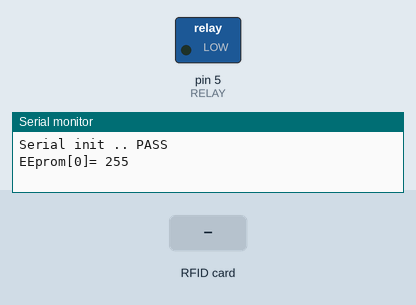
Recording of a sketch running on a simulated Arduino Uno, built for the host (arithmetic inside an expression is 32-bit, double 64-bit). Shown: switched loads named in the sketch (green lamp = pin HIGH), the last lines printed to the serial monitor. Inputs (shaded band) come from the test bench. EEPROM starts erased.

Above: at 1.2 s.
1.3 s: RFID card 5E 7A 19 C4 held to the reader
At 1.8 s:
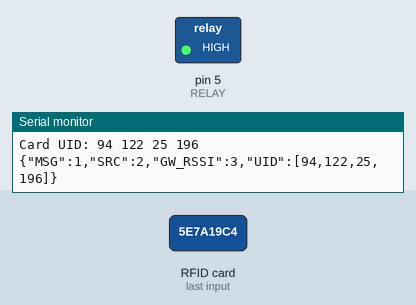
Timing chart, 0 to 4.3 s (numbered marks = the images above; inputs shaded):
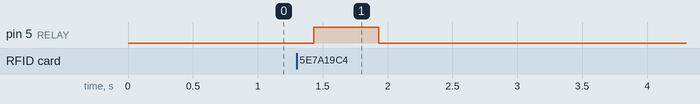

The sketch:

capteur_rfid.ino
```cpp
// Librairie de gestion RFID
#include "MFRC522.h"


// Broche commandant le relai
#define RELAY 5

//=== https://github.com/esp8266/Arduino/tree/master/libraries/EEPROM/examples
#include <EEPROM.h>
//This is a bit different from standard EEPROM class.
//You need to call EEPROM.begin(size) before you start reading or writing,
//size being the number of bytes you want to use. Size can be anywhere between 4 and 4096 bytes.
//EEPROM.write does not write to flash immediately, instead you must call
//EEPROM.commit() whenever you wish to save changes to flash. EEPROM.end() will also commit,
//and will release the RAM copy of EEPROM contents.
//EEPROM library uses one sector of flash located just after the SPIFFS.

// Copyright Benoit Blanchon 2014-2017 // MIT License // Arduino JSON library
// https://bblanchon.github.io/ArduinoJson/
#include <ArduinoJson.h>


// DÃ©finition de la broche SS (Select) qui va Ãªtre utilisÃ© pour sÃ©lectionner
// Le chip -RC522
#define SS_PIN  15
//------ Broche pilotant le reset du chip RC522
#define RST_PIN  16 // RST-PIN for RC522 - RFID - SPI - Modul GPIO5

MFRC522 mfrc522(SS_PIN, RST_PIN); // Create MFRC522 instance


void setup()
{
Serial.begin(9600);    // Initialize serial communications
EEPROM.begin(512);

SPI.begin();           // Init SPI bus
mfrc522.PCD_Init();    // Init MFRC522
Serial.println ("Serial init .. PASS");
// Configuration PIN de commande du relai
pinMode(RELAY, OUTPUT);
digitalWrite(RELAY, LOW);


Serial.print("EEprom[0]= ");
Serial.println(EEPROM.read(0));

// ATTENTION : Le nombre d'Ã©criture en EEPROM est limitÃ© env 500K Ã  1000 K
//Serial.print("Try to write 0x55");
//EEPROM.write(0, 0x55);
//EEPROM.commit();
//Serial.print("EEprom[0]= ");
//Serial.println(EEPROM.read(0));

}


void loop() {
 StaticJsonBuffer<300> jsonBuffer;
  // Look for new cards
  //Serial.print(".");
  if ( ! mfrc522.PICC_IsNewCardPresent()) {
    delay(50);
    return;
  }


  // Select one of the cards
  Serial.println("card found ...");
  if ( ! mfrc522.PICC_ReadCardSerial()) {

    delay(50);
    return;
  }

  // Show some details of the PICC (that is: the tag/card)
  Serial.print(F("Card UID:"));
  dump_byte_array(mfrc522.uid.uidByte, mfrc522.uid.size);
  Serial.println();
  digitalWrite(RELAY, HIGH);

  // remplissage de la chaine json
  JsonObject& root = jsonBuffer.createObject();
  root["MSG"] = 1;                    // Type de trame JSON
  root["SRC"] = 2;
  root["GW_RSSI"] = 3;
  JsonArray& data = root.createNestedArray("UID");
  for (byte i = 0; i < mfrc522.uid.size; i++)
    {
    data.add(mfrc522.uid.uidByte[i]);
    }
  root.printTo(Serial);
  Serial.println("");


  delay(500);
  digitalWrite(RELAY, LOW);
  delay(100);
}


// Helper routine to dump a byte array as hex values to Serial
void dump_byte_array(byte *buffer, byte bufferSize) {
  for (byte i = 0; i < bufferSize; i++) {
    Serial.print(buffer[i] < 0x10 ? " 0" : " ");
    Serial.print(buffer[i], DEC);
  }
delay(100);
}
```

Measured:
- after the input at 1.3 s, pin 5 (RELAY): LOW → HIGH after 0.13 s, → LOW 0.50 s later
